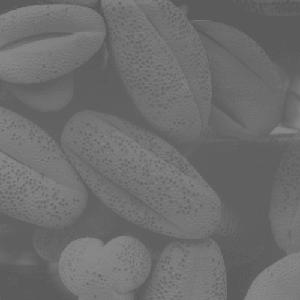
#> input picture img/entrada/polen.png, 300 x 300 px
$ python Questao05.py
#> lines starting #> are read from the running program, lines starting #| are printed output that depends on the picture; pictures that were not available may be replaced by others from this repository, and a replacement may not be noted
import cv2
import numpy as np
import os
from matplotlib import pyplot as plt

# Obtém o diretório atual do script
diretorio_script = os.path.dirname(os.path.abspath(__file__))

# Caminho relativo para a pasta "img/entrada" a partir do diretório do script
image_saida = os.path.join(diretorio_script, '../img/entrada/polen.png')

# Caminho relativo para a pasta "img/entrada" a partir do diretório do script
image_entrada = os.path.join(diretorio_script, '../img/entrada/einstein.jpg')

# Leitura de image1 com a função imread()
imagem = cv2.imread(image_saida)
#> imagem is the input picture: shape (300, 300, 3); min 82, max 140, mean 109.1

largura_imagem = imagem.shape[0]
#> largura_imagem = 300
altura_imagem = imagem.shape[1]
#> altura_imagem = 300

# Leitura de lena_gray(target) com a função imread()
imagem_target = cv2.imread(image_entrada)
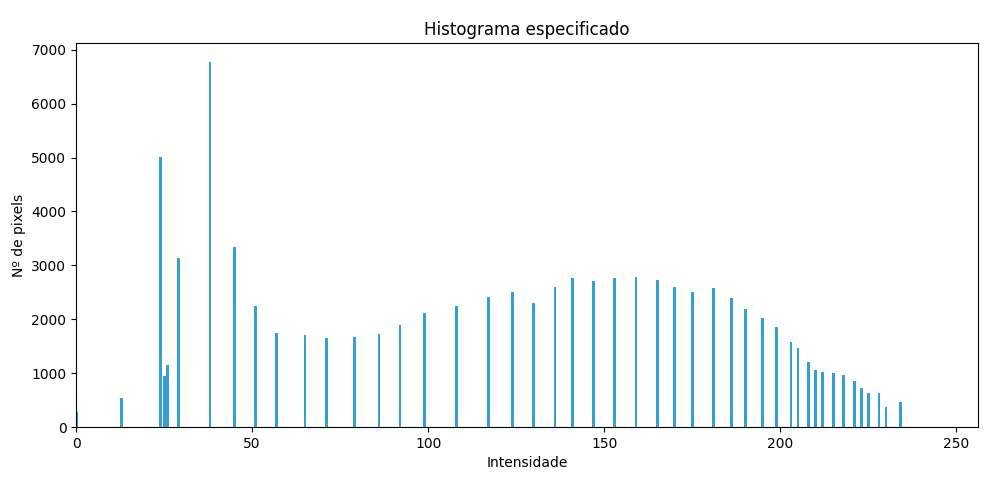
#> input picture histogramas/equalizado polem.png, 999 x 480 px, given in place of einstein.jpg, which was not available
#> imagem_target is the input picture: shape (480, 999, 3); mean B, G, R 250.8, 249.5, 246.5

largura_imagem_target = imagem_target.shape[0]
#> largura_imagem_target = 480
altura_imagem_target = imagem_target.shape[1]
#> altura_imagem_target = 999


# Criando Histograma de image1
hist_imagem = np.zeros(256)
for i in range(0, largura_imagem):
    for j in range(0, altura_imagem):
        valor_pixel = int(imagem[i, j][0])
        hist_imagem[valor_pixel] += 1
#> after the loop, hist_imagem = 256 values, max 6777 at index 96, min 0 at index 0, mean 351.6


# Histograma da FDA e da FDP de image1
num_pixels = largura_imagem * altura_imagem
#> num_pixels = 90000
hist_fda = np.zeros(256)
hist_fdp = np.zeros(256)
for i in range(0, len(hist_imagem)):
    pk = hist_imagem[i]/num_pixels
    hist_fdp[i] = pk
    if i > 0:
        hist_fda[i] = pk + hist_fda[i-1]
    else:
        hist_fda[i] = pk
#> this loop made 256 passes
#> pk on passes 1 to 3: 0, 0, 0
#> after the loop, hist_fda = 256 values from 0 to 1; hist_fdp = 256 values, max 0.0753 at index 96, min 0 at index 0, mean 0.00391


# Gerando a função de equalização de image1
func_eq = []
for intensidade_antiga in range(0, 256):
    intensidade_nova = int(np.ceil(hist_fda[intensidade_antiga] * 255))
    func_eq.append([intensidade_antiga, intensidade_nova])
#> after the loop, func_eq = 256 pairs, first value 0 to 255, second value 0 to 255


# Criando Histograma da imagem target
hist_imagem_target = np.zeros(256)
for i in range(0, largura_imagem_target):
    for j in range(0, altura_imagem_target):
        valor_pixel = int(imagem_target[i, j][0])
        hist_imagem_target[valor_pixel] += 1
#> after the loop, hist_imagem_target = 256 values, max 454014 at index 255, min 0 at index 51, mean 1873.1


# Histograma da FDA e da FDP da imagem target
num_pixels_target = largura_imagem_target * altura_imagem_target
#> num_pixels_target = 479520
hist_fda_target = np.zeros(256)
hist_fdp_target = np.zeros(256)
for i in range(0, len(hist_imagem_target)):
    pk = hist_imagem_target[i]/num_pixels_target
    hist_fdp_target[i] = pk
    if i > 0:
        hist_fda_target[i] = pk + hist_fda_target[i-1]
    else:
        hist_fda_target[i] = pk
#> this loop made 256 passes
#> pk on passes 1 to 3: 0.00638, 7.3e-05, 6.88e-05
#> after the loop, hist_fda_target = 256 values from 0.00638 to 1; hist_fdp_target = 256 values, max 0.947 at index 255, min 0 at index 51, mean 0.00391


# Gerando a função de equalização da imagem target
func_eq_target = []
for intensidade_antiga in range(0, 256):
    intensidade_nova = int(np.ceil(hist_fda_target[intensidade_antiga] * 255))
    func_eq_target.append([intensidade_antiga, intensidade_nova])
#> this loop made 256 passes
#> intensidade_nova on passes 1 to 3: 2, 2, 2
#> after the loop, func_eq_target = 256 pairs, first value 0 to 255, second value 2 to 255


# FAZENDO A ESPECIFICAÇÃO
func_espec = []
func_novo = []
for i in range(0, 256):
    for j in range(0, 256):
        func_novo.append(func_eq_target[j][1])
    fuc_novo = np.asarray(func_novo)
    indice = (np.abs(fuc_novo - func_eq[i][1])).argmin()
    valor = func_novo[indice]
    func_espec.append([func_eq[i][0], valor, indice])
#> after the loop, func_espec = 256 items, first 6: [0, 2, 0], [1, 2, 0], [2, 2, 0], [3, 2, 0], [4, 2, 0], [5, 2, 0]; func_novo = 65536 items


# Aplicando a função de especificação na imagem
for i in range(0, largura_imagem):
    for j in range(0, altura_imagem):
        imagem[i][j] = func_espec[imagem[i][j][0]][2]
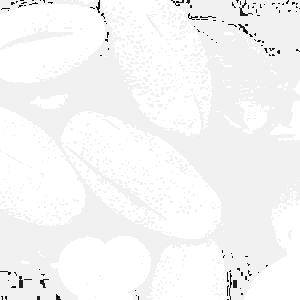
#> imagem: shape (300, 300, 3); min 0, max 255, mean 245.9


cv2.imshow("janela", imagem)
k = cv2.waitKey(0) #espera pressionar qualquer tecla
#> (key Esc is pressed here)

if k == ord("s"): # se s for pressionado salva a imagem
    cv2.imwrite("lena_gray_equalizada_v2.png", imagem)


# Gerando o histograma especificado
hist_especificado = np.zeros(256)
for i in range(0, largura_imagem):
    for j in range(0, altura_imagem):
        valor_pixel = int(imagem[i, j][0])
        hist_especificado[valor_pixel] += 1
#> after the loop, hist_especificado = 256 values, max 44588 at index 241, min 0 at index 1, mean 351.6


plt.figure()
plt.title('Histograma especificado')
plt.bar(np.arange(len(hist_especificado)), hist_especificado, color='#34a0cf')
plt.ylabel('Nº de pixels')
plt.xlabel('Intensidade')
plt.xlim([0, 256])
plt.show()
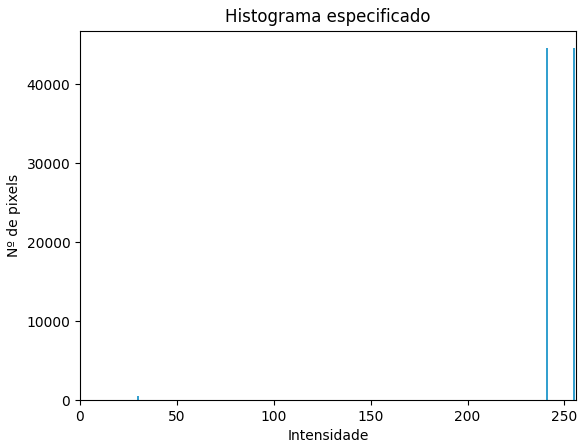
#> figure drawn by matplotlib, 1 panel
